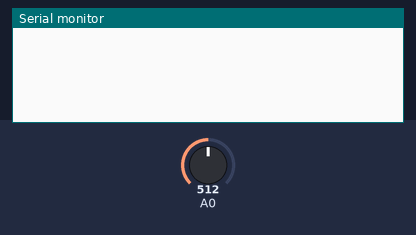
Bench run of a program on a simulated ESP8266 (NodeMCU). Parts: the last lines printed to the serial monitor. The test bench sets the inputs (shaded band); at power-on: A0 = 512.

Above: at 1.2 s.
1.3 s: A0 set to 390
At 2.2 s:
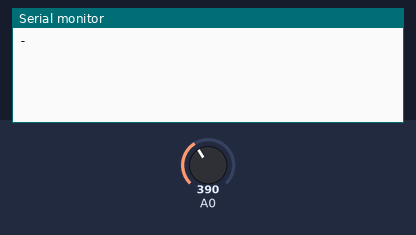
At 5.8 s:
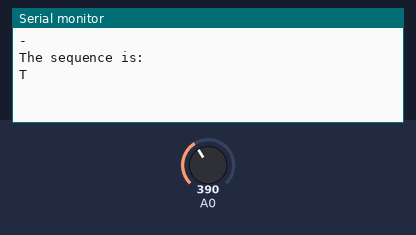

The program:

main.cpp
```cpp
/*
  ESP morse decoder

  1. Wire up the LDR and a 100 K resistor in series to the 5 V supply as a voltage divider, hooking up the center contact to the ADC input

    ┌─────────│+5V│
    │
  LDR
    │
    ├─────────│ADC│
    │
  100K
    │
    └─────────│GND│

  2. Enable `#define DEBUG` and upload the code to your ESP

  3. Connect via the serial terminal at 115200 baud and  tweak the signalThresh value until the output correctly shows 0 or 1 depending on your input

  3. While having `#define DEBUG` still enabled, tweak shortLongThresh to be slightly longer than a short pulse,
     and nextLetterThresh to be slightly longer than the pause between two pulses. Also tweak letterWord thresh to be longer than the pause between two letters

  4. Comment out `#define DEBUG` again, upload to your ESP and restart the sequence. The sentence should print while being decoded.
*/

//#define DEBUG

#include <Arduino.h>

// Constants
const int           signalThresh     =  400;  // Threshold between 0 and 1 on ADC
const unsigned long shortLongThresh  =  300;  // Threshold between short and long pulse in ms
const unsigned long nextLetterThresh =  500;  // Threshold to detect a new letter in ms
const unsigned long letterWordThresh = 1500;  // Threshold to detect a new word in ms
//#define INVERT                              // Define if you need to invert HIGH and LOW of your input signal


// Variables
int           brightness        =   0;  // Measured brightness
bool          signal;                   // Measured signal HIGH or LOW
bool          signalLast;               // Last cycle signal for debouncing
bool          signalDebounced;          // Current accepted debounced signal
bool          signalDebouncedLast;      // Last accepted debounced signal for edge detection
bool          sequenceEnded;            // Remember that sequence ended
unsigned long lastDebounceTime  =   0;  // The last time the signal was accepted
unsigned long debounceDelay     =  50;  // The debounce time; increase if the output flickers
unsigned long signalStartTime;          // To detect the length of a signal
unsigned long signalElapsedTime;        // Calculate the last signals time

String        currentLetter;            // Buffer for current letter
String        currentDecodedLetter;     // The last currentLetter buffer translated into a letter
String        sentence;                 // Buffer for full sentence


// Function prototypes
char decodeLetter(String signal);


/***********************************    Setup    ******************************************/
void setup() {

  // Start serial monitor
  Serial.begin(115200);

  // Wait for serial to connect
  while (!Serial) {
    ;
  }
}


/***********************************     Loop    ******************************************/
void loop() {

  // Read in brightness level
  brightness = analogRead(A0);

  // Detect HIGH or LOW signal
  #ifndef INVERT
    signal = brightness > signalThresh;
  #else
    signal = brightness < signalThresh;
  #endif


  // Debounce signal
  if (signal != signalLast) {
    lastDebounceTime = millis();
  }
  if ((millis() - lastDebounceTime) > debounceDelay) {
    signalDebouncedLast = signalDebounced;  // Remember last debounced signal for edge detection
    signalDebounced     = signal;           // Accept current signal as debounced
  }
  signalLast = signal;


  // Output debug information
  #ifdef DEBUG
    Serial.print("Signal: ");
    Serial.print(signalDebounced);
    Serial.print(" | Brightness: ");
    Serial.println(brightness);
  #endif


  //--------------------
  // Decode signal
  //--------------------

  // If signal state changed:
  if(signalDebounced != signalDebouncedLast){

    sequenceEnded = false;

    signalElapsedTime = millis() - signalStartTime; // Calculate the time of the last signal
    signalStartTime   = millis();                   // Remember start time of new signal

    // Output debug information
    #ifdef DEBUG
      Serial.print("LastSignal: ");
      Serial.print(signalDebouncedLast);
      Serial.print("Signal duration: ");
      Serial.println(signalElapsedTime);
    #endif

    // Last signal was HIGH - detect SHORT / LONG
    if(signalDebouncedLast == HIGH){

      // Detect short or long signal
      if(signalElapsedTime > shortLongThresh){
        currentLetter.concat("-");
        Serial.print("-");
      } else {
        currentLetter.concat(".");
        Serial.print(".");
      }
      #ifdef DEBUG
        Serial.println(); // line break after "-" or "."
      #endif


    // Last signal was LOW - detect LETTER / WORD
    } else {

      // Check a letter was detected, prevent first letter panic
      if(currentLetter != ""){

        // Check if letter is finished
        if(signalElapsedTime > nextLetterThresh){
          // Add latest char
          sentence.concat(decodeLetter(currentLetter));
          currentLetter = "";

          // Print out what we got so far
          Serial.println();
          Serial.println(sentence);

          // Check if word is finished
          if(signalElapsedTime > letterWordThresh){
            // Add space after finished word
            sentence.concat(" ");
          }
        }
      }
    }

   // Check if sentence is finished (signal does not change for a long time) then dump everything
  } else if ((millis() - signalStartTime) > letterWordThresh * 2){
    if (!sequenceEnded && currentLetter != ""){
      sentence.concat(decodeLetter(currentLetter));

      currentLetter = "";

      // Print out what we found
      Serial.println();
      Serial.println("The sequence is:");
      Serial.println(sentence);
      sentence = "";

      sequenceEnded = true;
    }
  }

}


/***********************************    decodeLetter    ******************************************/
char decodeLetter(String signal) {
  // Decode a single letter signal pattern into actual character

  char returnLetter = '?';  // fallback initialization

  if        (signal == ".-")    {returnLetter = 'A';
  } else if (signal == "-...")  {returnLetter = 'B';
  } else if (signal == "-.-.")  {returnLetter = 'C';
  } else if (signal == "-..")   {returnLetter = 'D';
  } else if (signal == ".")     {returnLetter = 'E';
  } else if (signal == "..-.")  {returnLetter = 'F';
  } else if (signal == "--.")   {returnLetter = 'G';
  } else if (signal == "....")  {returnLetter = 'H';
  } else if (signal == "..")    {returnLetter = 'I';
  } else if (signal == ".---")  {returnLetter = 'J';
  } else if (signal == "-.-")   {returnLetter = 'K';
  } else if (signal == ".-..")  {returnLetter = 'L';
  } else if (signal == "--")    {returnLetter = 'M';
  } else if (signal == "-.")    {returnLetter = 'N';
  } else if (signal == "---")   {returnLetter = 'O';
  } else if (signal == ".--.")  {returnLetter = 'P';
  } else if (signal == "--.-")  {returnLetter = 'Q';
  } else if (signal == ".-.")   {returnLetter = 'R';
  } else if (signal == "...")   {returnLetter = 'S';
  } else if (signal == "-")     {returnLetter = 'T';
  } else if (signal == "..-")   {returnLetter = 'U';
  } else if (signal == "...-")  {returnLetter = 'V';
  } else if (signal == ".--")   {returnLetter = 'W';
  } else if (signal == "-..-")  {returnLetter = 'X';
  } else if (signal == "-.--")  {returnLetter = 'Y';
  } else if (signal == "--..")  {returnLetter = 'Z';
  } else if (signal == ".----") {returnLetter = '1';
  } else if (signal == "..---") {returnLetter = '2';
  } else if (signal == "...--") {returnLetter = '3';
  } else if (signal == "....-") {returnLetter = '4';
  } else if (signal == ".....") {returnLetter = '5';
  } else if (signal == "-....") {returnLetter = '6';
  } else if (signal == "--...") {returnLetter = '7';
  } else if (signal == "---..") {returnLetter = '8';
  } else if (signal == "----.") {returnLetter = '9';
  } else if (signal == "-----") {returnLetter = '0';
  }

  // Output debug information
  #ifdef DEBUG
    Serial.print("Found letter: ");
    Serial.print(signal);
    Serial.print(" | Decoded letter: ");
    Serial.println(returnLetter);
  #endif

  return returnLetter;

}
```

Measured:
- after the input at 1.3 s, the serial monitor: prints a new line after 0.05 s (image 1)
